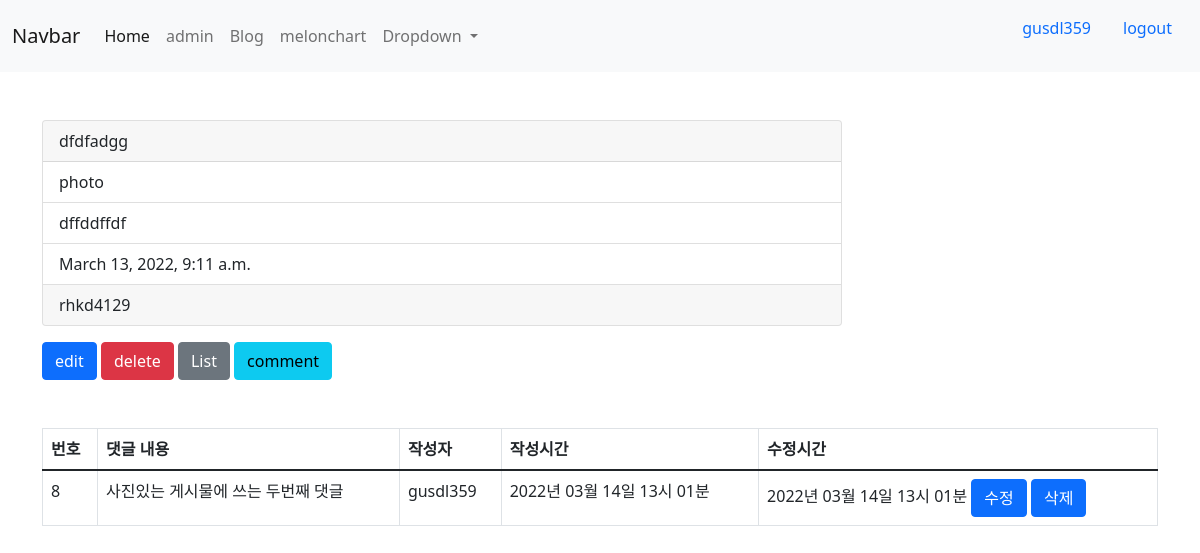
The page /blog/2/ (signed in) on the database its author committed.
### accounts/models.py (models this page shows)
class User(AbstractUser):
    phone_number = models.CharField(blank =True ,default='' ,max_length=12)

### blog/models.py (models this page shows, shortened)
class Post(models.Model):
    class GenderChices(models.TextChoices):
        MALE = "M","Male"   #DB에저장되는 값 ,실제 사용할 값
        FEMALE = "F","Female"
    author = models.ForeignKey(settings.AUTH_USER_MODEL,on_delete=models.CASCADE) # 추천!
    title = models.CharField(max_length=20)
    photo = models.ImageField(blank = True, upload_to = 'blog/post/%Y/%m/%d')
    content = models.TextField()
    gender = models.CharField(max_length=1,blank=True,choices=GenderChices.choices)#,default=GenderChices.MALE
    is_public = models.BooleanField(default = False,verbose_name= '공개여부')
    created_at = models.DateTimeField(auto_now_add=True)
    updated_at = models.DateTimeField(auto_now=True)

class Comment(models.Model):
    author = models.ForeignKey(settings.AUTH_USER_MODEL,on_delete=models.CASCADE) # 추천!
    post = models.ForeignKey(Post,on_delete=models.CASCADE)
    message = models.CharField(max_length=200,help_text='200자 이하만')#related_name역참조 시 사용할모델
    created_at = models.DateTimeField(auto_now_add=True)
    updated_at = models.DateTimeField(auto_now=True)
    class meta:
       ordering = ['-updated_at']

### blog/views/post_views.py (the view)
# urls.py: path('<int:post_pk>/',post_views.blog_detail ,name='post_detail'),
def blog_detail(request,post_pk):
    post = get_object_or_404(Post,id = post_pk)#id로써도되고pk로써도된다? ,,.?
    comments = Comment.objects.filter(post_id = post_pk)
    return render(request,'blog/blog_detail.html',{'post':post,'comments':comments})

### blog/templates/blog/blog_detail.html (shortened to what this page needs)
{% extends 'blog/layout.html' %}
{% block content %}
    <div class="card mt-5" style="width: 50rem;">
        <div class="card-header">
            {{ post.title }}
        </div>
        <ul class="list-group list-group-flush">
          <li class="list-group-item">
                {% if post.photo %}
                        photo
                {% else %}
                        NO photo
                {% endif %}
            </li>
          <li class="list-group-item">{{ post.content }}</li>
          <li class="list-group-item">{{ post.created_at  }}</li>
        </ul>
        <div class="card-footer">
          {{post.author}}
        </div>
      </div>
      <a href="{% url 'blog:blog_edit' post.pk %}"><div class="btn btn-primary mt-3">edit</div></a>
      <a href="{% url 'blog:blog_delete' post.pk %}"><div class="btn btn-danger mt-3">delete</div></a>
      <a href="{% url 'blog:post_list'  %}"><div class="btn btn-secondary mt-3">List</div></a>
      <a href="{% url 'blog:comment_create' post.pk %}"><div class="btn btn-info mt-3">comment</div></a>
      <table class="table table-bordered table-hover mt-5">
        <thead>
          <tr>
            <th scope="col">번호</th>
            <th scope="col">댓글 내용</th>
            <th scope="col">작성자</th>
            <th scope="col">작성시간</th>
            <th scope="col">수정시간</th>
          </tr>
        </thead>
        <tbody>
          {% if comments %}
            {% for comment in comments %}
                <td>{{comment.pk}}</td>
                <td>{{comment.message}}</td>
                <td>{{comment.author}}</td>
                <td>{{comment.created_at|date:'Y년 m월 d일 G시 i분' }}</td>
                <td>
                  {{comment.updated_at|date:'Y년 m월 d일 G시 i분' }}
                  <a href="{% url 'blog:comment_edit' comment.pk %}"><div class="btn btn-primary">수정</div></a>
                  <a href="{% url 'blog:comment_delete' comment.pk %}">{% include "blog/comment_modal.html" with a_label="삭제"%}</a>
              {% endfor %}
          {% else %}
          <tr>
            <td></td>
            <td> <p>등록된 댓글이 없습니다.</p></td>
          </tr>
          {% endif %}
{% endblock content %}

### project1/templates/layout.html (shortened to what this page needs)
<!DOCTYPE html>
<html lang="en">
<head>
    <link href="https://cdn.jsdelivr.net/npm/bootstrap@5.1.3/dist/css/bootstrap.min.css" rel="stylesheet"/>
</head>
<body>
    <nav class="navbar navbar-expand-lg navbar-light bg-light">
        <div class="container-fluid">
          <a class="navbar-brand" href="#">Navbar</a>
          <div class="collapse navbar-collapse" id="navbarSupportedContent">
            <ul class="navbar-nav me-auto mb-2 mb-lg-0">
              <li class="nav-item">
                <a class="nav-link active" aria-current="page" href="{% url 'home'%}">Home</a>
              </li>
              <li class="nav-item">
                <a class="nav-link" href="{% url 'admin:index' %}">admin</a>
                </li>
              <li class="nav-item">
              <a class="nav-link" href="{% url 'blog:post_list' %}">Blog</a>
              </li>
              <li class="nav-item">
                <a class="nav-link" href="{% url 'crawling:melon_chart' %}">melonchart</a>
                </li>
              <li class="nav-item dropdown">
                <a class="nav-link dropdown-toggle" href="#" id="navbarDropdown" role="button" data-bs-toggle="dropdown" aria-expanded="false">
                  Dropdown
                </a>
              </li>
            </ul>
             <li class="nav-item d-flex">
               {% if user.is_authenticated %}
               <p class="nav-link">{{user.username}}</p>
               <a class="nav-link" href="{% url 'accounts:logout' %}">logout</a>
              {% else %}
              <a class="nav-link" href="{% url 'accounts:login' %}">login</a>
              <a class="nav-link" href="{% url 'accounts:signup' %}">sign_up</a>
              {% endif %}
             </li>
          </div>
        </div>
      </nav>
      <div class="container">
        <div class="row">
          <div class="col-sm-12">
            {% block content %}
            {% endblock content %}
          </div>
        </div>
</body>
</html>

### blog/templates/blog/comment_modal.html (shortened to what this page needs)
    <button type="button" class="btn btn-primary" data-bs-toggle="modal" data-bs-target="#exampleModal">
            {{ a_label|default:"Submit"}}
      </button>
  </div>

### rows shown on the page
User: username "gusdl359"
Post: title "dfdfadgg", content "dffddffdf", created_at "March 13, 2022, 9:11 a.m.", author "rhkd4129"
Comment: pk "8", message "사진있는 게시물에 쓰는 두번째 댓글", author "gusdl359", created_at "2022년 03월 14일 13시 01분", updated_at "2022년 03월 14일 13시 01분", a_label "삭제"
